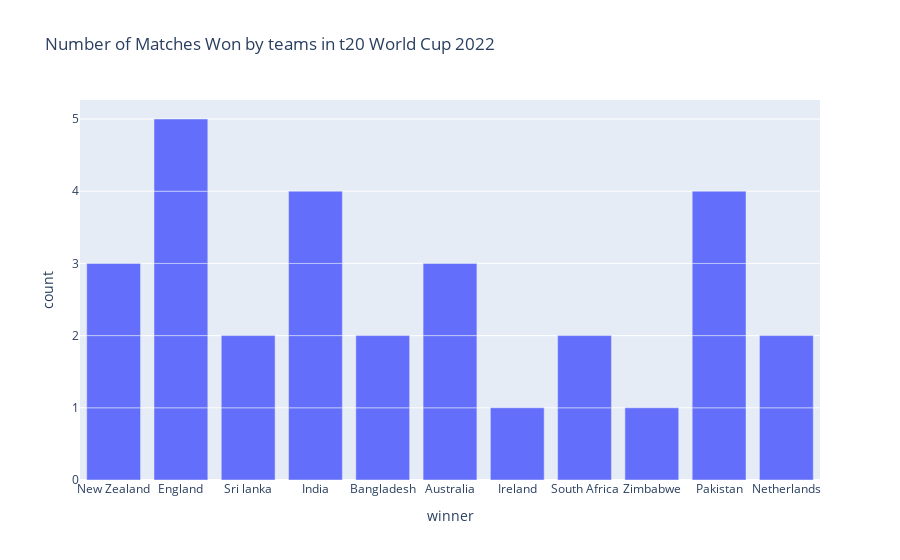

Write notebook code for a chart like this one.
### Code cell
figure = px.bar(data, 
                x=data["winner"],
                title="Number of Matches Won by teams in t20 World Cup 2022")
figure.show()

### Figure 1 — Plotly figure (JSON) as saved in the notebook; plotly's stock layout.template omitted (floating-point values rounded to 4 significant figures)
{"data": [{"alignmentgroup": "True", "hovertemplate": "winner=%{x}<br>count=%{y}<extra></extra>", "legendgroup": "", "marker": {"color": "#636efa", "pattern": {"shape": ""}}, "name": "", "offsetgroup": "", "orientation": "v", "showlegend": false, "textposition": "auto", "type": "bar", "x": ["New Zealand", "England", "Sri lanka", "India", "Bangladesh", null, "Australia", "Ireland", null, "South Africa", "India", "Zimbabwe", null, null, "New Zealand", "Bangladesh", "Pakistan", "South Africa", "Australia", "Sri lanka", "England", "Netherlands", "India", "Pakistan", "New Zealand", "Australia", "England", "Netherlands", "Pakistan", "India", "Pakistan", "England", "England"], "xaxis": "x", "y": [1, 1, 1, 1, 1, 1, 1, 1, 1, 1, 1, 1, 1, 1, 1, 1, 1, 1, 1, 1, 1, 1, 1, 1, 1, 1, 1, 1, 1, 1, 1, 1, 1], "yaxis": "y"}], "layout": {"barmode": "relative", "legend": {"tracegroupgap": 0}, "title": {"text": "Number of Matches Won by teams in t20 World Cup 2022"}, "xaxis": {"anchor": "y", "domain": [0, 1], "title": {"text": "winner"}}, "yaxis": {"anchor": "x", "domain": [0, 1], "title": {"text": "count"}}}}
